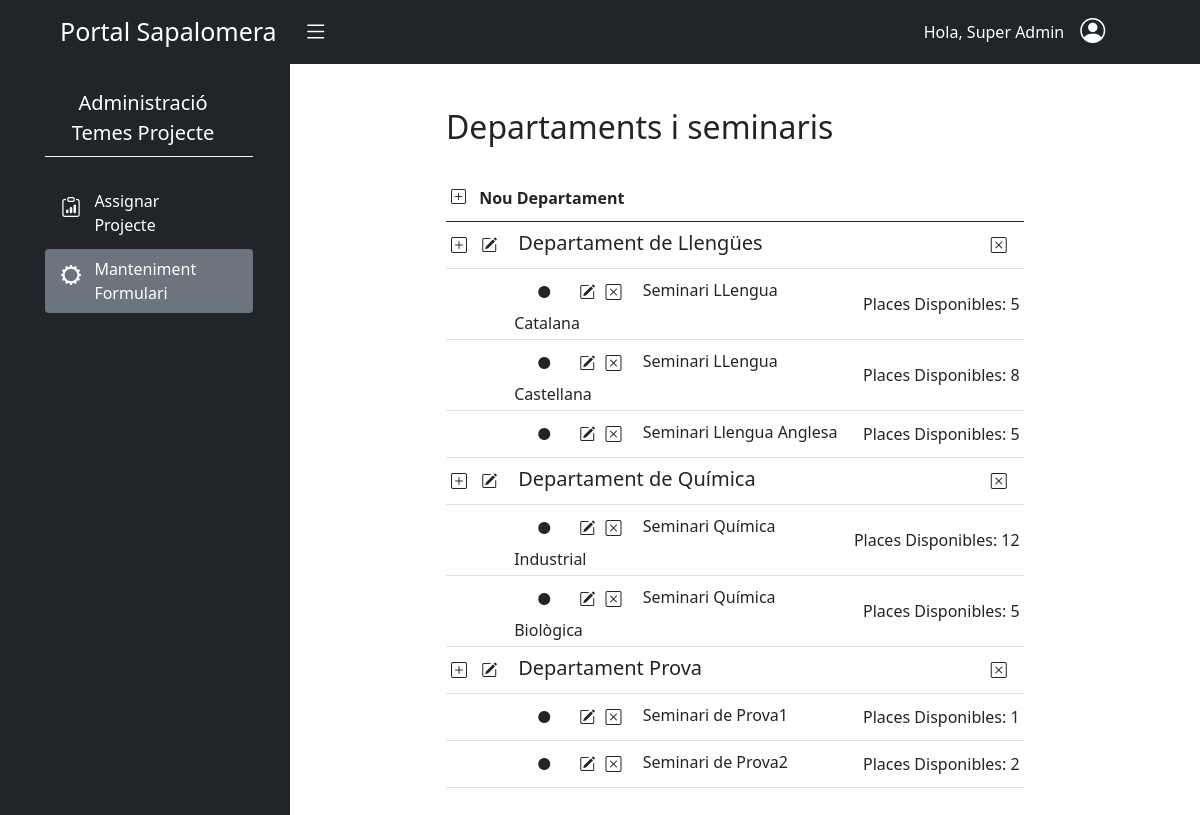
/aplicacions/projecte_batxillerat/mantenimentFormulari/ (signed in), run on an earlier commit of the app's database.
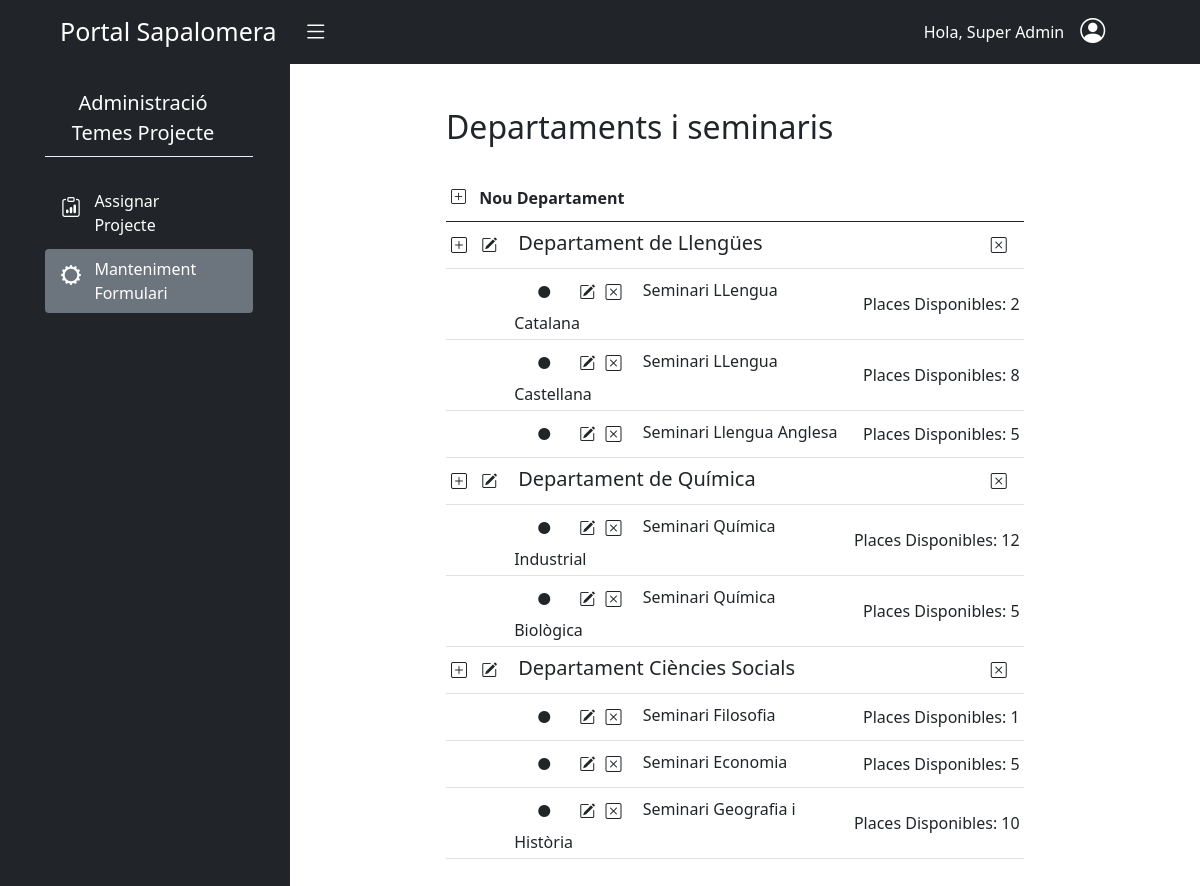
And on a later commit of the database.
### batxillerat_projecte/models.py (models this page shows, shortened)
class Departament(models.Model):
    nom = models.CharField(max_length=100)

class Seminari(models.Model):
    nom = models.CharField(max_length=100)
    departament = models.ForeignKey(Departament, on_delete=models.CASCADE)
    places = models.PositiveSmallIntegerField()

### batxillerat_projecte/views.py (the view)
# urls.py: path('mantenimentFormulari/', MantenimentFormulari.as_view(), name='manteniment-formulari'),
class MantenimentFormulari(LoginRequiredMixin, generic.ListView):
    @method_decorator(professor_encarregat)
    def dispatch(self, request, *args, **kwargs):
        return super().dispatch(request, *args, **kwargs)
    template_name = "batx_seminaris/manteniment_formulari.html"
    context_object_name = "llista_manteniment"
    queryset = Departament.objects.all()

### batxillerat_projecte/templates/batx_seminaris/manteniment_formulari.html (shortened to what this page needs)
{% extends "base.html" %}
{% load crispy_forms_tags %}
{% load static %}
{% block content %}
<div id="wrapper">
    <div class="container-fluid">
        <div id="sidebar-wrapper">
            <ul class="sidebar-nav">
                <div class="row d-flex justify-content-center">
                    <div class="col-11">
                        <div class="row">
                            <div class="col-11 text-white">
                                <ul>
                                    <li  class="colorNavLink fs-5 nav-link pt-4 ps-1 text-center">Administració </br>Temes Projecte</li>
                                    <div style="background-color:#EAEFF5;height:1px;"></div>
                                    <li onclick = "location.href= '{% url 'batxSeminaris:assignar-projecte' %}'" class="colorNavLink rounded nav-link color-boto mt-4" role="button">
                                      <div class="row">
                                        <div class="col-sm-2  pt-1">
                                          <i class="bi bi-clipboard-data me-3" style="font-size:20px;"></i>
                                        </div>
                                        <div class="col-sm-8 pe-2  me-4">
                                            Assignar<br>Projecte
                                        </div>
                                      </div>
                                    </li>
                                    <li class="colorNavLink nav-link bg-secondary rounded mt-1" role="button">
                                        <div class="row">
                                          <div class="col-sm-2 pt-1">
                                              <i class="bi bi-gear-wide" style="font-size:20px;" ></i>
                                          </div>
                                          <div class="col-sm-8">
                                              Manteniment <br> Formulari
                                          </div>
                                        </div>
                                      </li>
                                </ul>
                            </div>
                        </div>
                    </div>
                </div>
            </ul>
        </div>
        <div id="page-content-wrapper" class="overflow-auto" style="height:88vh">
            <div class="container-fluid">
                <div class="col pt-2" style="margin-left: 100px; margin-bottom: 100px;" >
                    <div class="container">
                        <h2 class="pt-3 pb-4">Departaments i seminaris</h2>
                        <div class="row">
                            <div class="col-md-10">
                                <table class="table-responsive  table table-sm table-hover">
                                    <thead class="align-middle">
                                        <tr>
                                            <th colspan="4">
                                                <button onclick="obrir_modal_crear_departament('{% url 'batxSeminaris:crear-departament' %}')" class="btn shadow-none p-0 pb-2 pe-2"> <i  class="bi bi-plus-square align-middle" style="font-size:15px;"></i></button>
                                                Nou Departament
                                            </th>
                                        </tr>
                                    </thead>
                                    <tbody>
                                        {% for departament in llista_manteniment %}
                                            <tr class="align-middle">
                                                <td class="text-nowrap" style="width: 5%;">
                                                    <button onclick="obrir_modal_crear_seminari('{% url 'batxSeminaris:crear-seminari' %}');reply_click(this.value);" value="{{ departament.id}}" id="botoCrearSeminari" class="btn shadow-none px-0"> <i class="bi bi-plus-square"></i></button>
                                                    <button onclick="obrir_modal_modificar_departament('{% url 'batxSeminaris:modificar-departament' departament.id %}')" class="btn shadow-none px-2"> <i class="bi bi-pencil-square"></i></button>
                                                </td>
                                                <td colspan="2" class="pt-2 px-2" style="text-align:left;"><h5>{{departament.nom}}</h5></td>
                                                <td style="text-align:right" >
                                                    <button onclick="obrir_modal_eliminar_departament('{% url 'batxSeminaris:eliminar-departament' departament.id %}')" class="btn shadow-none"> <i class="bi bi-x-square"></i></button>
                                                </td>
                                            </tr>
                                            {% for seminari in departament.seminari_set.all %}
                                                <tr class="align-middle borderless">
                                                    <td></td>
                                                    <td colspan="2">
                                                        <i class="bi bi-circle-fill px-4" style="font-size:12px;"></i>
                                                        <button onclick="obrir_modal_modificar_seminari('{% url 'batxSeminaris:modificar-seminari' seminari.id %}')" class="btn shadow-none px-0"> <i class="bi bi-pencil-square"></i></button>
                                                        <button onclick="obrir_modal_eliminar_seminari('{% url 'batxSeminaris:eliminar-seminari' seminari.id %}')" class="btn shadow-none px-0 ps-1"> <i class="bi bi-x-square"></i></button>
                                                        <span class="ps-3 pt-3">{{seminari.nom}}</span>
                                                    </td>
                                                    <td class="text-nowrap" style="text-align:right">
                                                        Places Disponibles: {{seminari.places}}
                                                    </td>
                                                </tr>
                                            {% endfor %}
                                        {% endfor %}
                                    </tbody>
                                </table>
                            </div>
                        </div>
                    </div>
                </div>
            </div>
        </div>
    </div>
</div>
{% endblock %}

### templates/base.html (shortened to what this page needs)
{% load static %}
<!DOCTYPE html>
<html lang="en">
  <head>
    <link
      rel="stylesheet"
      href="https://cdn.jsdelivr.net/npm/bootstrap-icons@1.3.0/font/bootstrap-icons.css"
    />
    <link rel="stylesheet" href="{% static 'css/style.css' %}" />
    <link rel="stylesheet" href="{% static 'dist/css/bootstrap.css' %}" />
  </head>
  <body>
    {% include "navbar.html" %}
    {% block content %} {% endblock content %}
  </body>
</html>

### templates/navbar.html (shortened to what this page needs)
<nav class="navbar navbar-expand-lg navbar-dark  bg-dark">
  <div class="container-fluid">
    <a class="navbar-brand ps-5" style="font-size: 25px;">
      Portal Sapalomera
      <i id="menu-toggle" type="button" class="navbar-toggle collapsed bg-dark bi bi-list" style="padding-left: 20px; font-size:25px;"collapse" data-target="#navbar" aria-expanded="false" aria-controls="navbar"></i>
    </a>
    <div style="margin-right: 5%;">
      <ul class="navbar-nav" >
        <li class="nav-item"><a class="nav-link" style="color: white;" >Hola, {{user.get_full_name}}</a></li>
        <div class="dropdown pe-4">
          <a class="p-0 ps-2 text-dark" role="button" id="dropdownMenuLink"  data-bs-toggle="dropdown" aria-expanded="false">
            <i class=" bi bi-person-circle text-white" style="font-size: 25px;"></i>
          </a>
        </div>
      </ul>
    </div>
  </div>
</nav>

### static/css/style.css (style rules this page uses)
#wrapper { padding-left: 0; -webkit-transition: all 0.5s ease; -moz-transition: all 0.5s ease; -o-transition: all 0.5s ease; transition: all 0.5s ease; }
#sidebar-wrapper { overflow-y: scroll; overflow-x: hidden; position: fixed; left: 290px; z-index: 1000; overflow-y: auto; margin-left: -290px; width: 0; height: 100%; background:#212529; -webkit-transition: all 0.5s ease; -moz-transition: all 0.5s ease; -o-transition: all 0.5s ease; transition: all 0.5s ease; }
#page-content-wrapper { padding: 15px; width: 100%; }
.sidebar-nav { position: absolute; top: 0; margin: 0; padding: 0; width: 290px; list-style: none; }
@media (min-width: 768px) { #wrapper { padding-left: 290px; } }
@media (min-width: 768px) { #sidebar-wrapper { width: 290px; } }
@media (min-width: 768px) { #page-content-wrapper { padding: 20px; } }
.colorNavLink { color: white !important; }

What changed in the data, as far as the page shows it:
changed Seminari "Seminari LLengua Catalana": places "5" → "2"
changed Departament: nom "Departament Prova" → "Departament Ciències Socials"
changed Seminari: nom "Seminari de Prova1" → "Seminari Filosofia"
changed Seminari: nom "Seminari de Prova2" → "Seminari Economia"; places "2" → "5"
added Seminari: nom "Seminari Geografia i Història", places "10", shown under Departament "Departament Ciències Socials"
